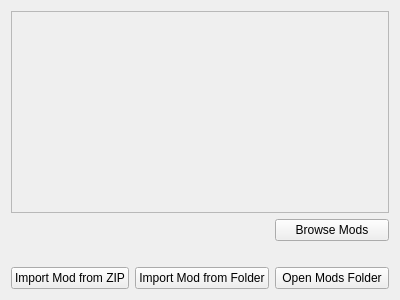
<?xml version="1.0" encoding="UTF-8"?>
<ui version="4.0">
 <class>ConfigurePerGameAddons</class>
 <widget class="QWidget" name="ConfigurePerGameAddons">
  <property name="geometry">
   <rect>
    <x>0</x>
    <y>0</y>
    <width>400</width>
    <height>300</height>
   </rect>
  </property>
  <property name="windowTitle">
   <string>Form</string>
  </property>
  <property name="accessibleDescription">
   <string>Add-Ons</string>
  </property>
  <layout class="QGridLayout" name="gridLayout">
   <item row="1" column="0" colspan="3">
    <widget class="QLabel" name="info">
     <property name="text">
      <string/>
     </property>
     <property name="textFormat">
      <enum>Qt::PlainText</enum>
     </property>
     <property name="wordWrap">
      <bool>true</bool>
     </property>
    </widget>
   </item>
   <item row="2" column="0" colspan="3">
    <widget class="QLabel" name="conflicts">
     <property name="text">
      <string/>
     </property>
     <property name="textFormat">
      <enum>Qt::PlainText</enum>
     </property>
     <property name="wordWrap">
      <bool>true</bool>
     </property>
    </widget>
   </item>
   <item row="3" column="0">
    <widget class="QPushButton" name="zip">
     <property name="text">
      <string>Import Mod from ZIP</string>
     </property>
    </widget>
   </item>
   <item row="3" column="1">
    <widget class="QPushButton" name="folder">
     <property name="text">
      <string>Import Mod from Folder</string>
     </property>
    </widget>
   </item>
   <item row="1" column="2">
    <widget class="QPushButton" name="browse_mods">
     <property name="text">
      <string>Browse Mods</string>
     </property>
    </widget>
   </item>
   <item row="3" column="2">
    <widget class="QPushButton" name="open_folder">
     <property name="toolTip">
      <string>Opens the folder that holds this game's mods, one folder per mod.</string>
     </property>
     <property name="text">
      <string>Open Mods Folder</string>
     </property>
    </widget>
   </item>
   <item row="0" column="0" colspan="3">
    <widget class="QScrollArea" name="scrollArea">
     <property name="widgetResizable">
      <bool>true</bool>
     </property>
     <widget class="QWidget" name="scrollAreaWidgetContents">
      <property name="geometry">
       <rect>
        <x>0</x>
        <y>0</y>
        <width>380</width>
        <height>249</height>
       </rect>
      </property>
     </widget>
    </widget>
   </item>
  </layout>
 </widget>
 <resources/>
 <connections/>
</ui>
